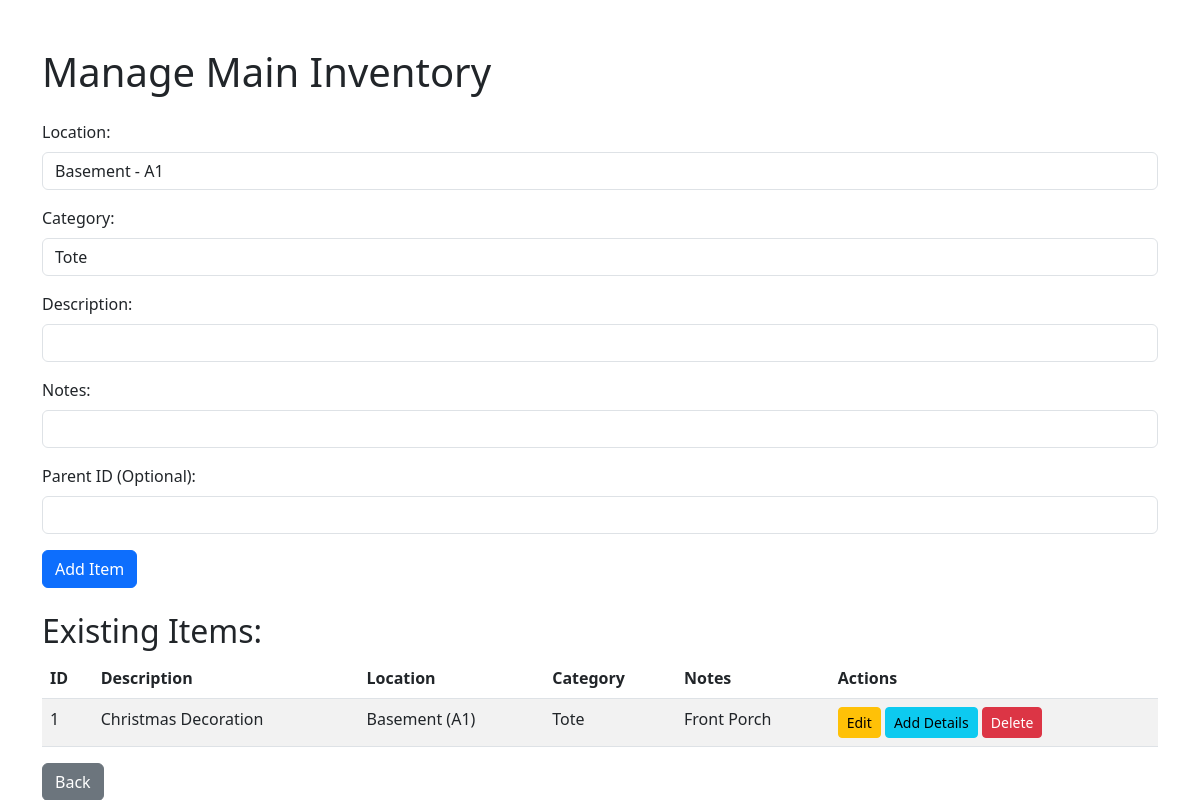
Page /main on the earlier database version.
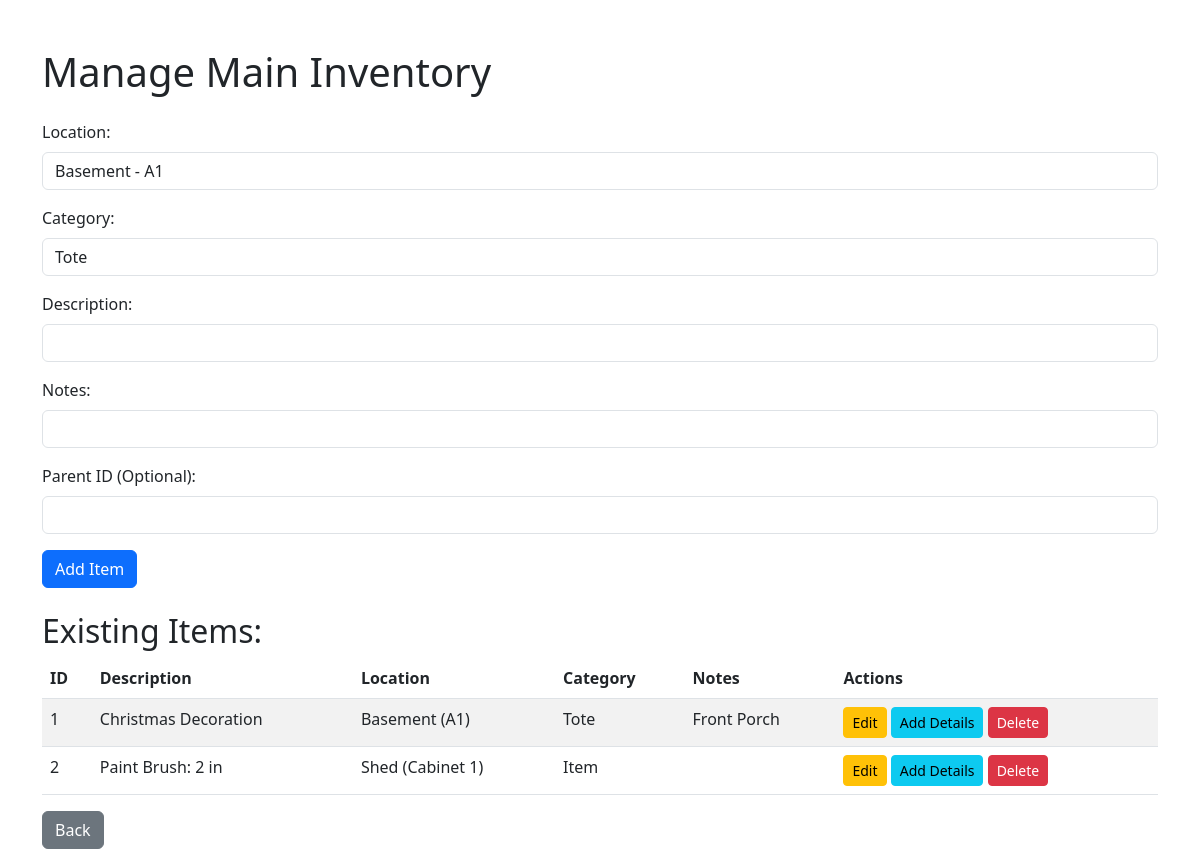
Same page on the later database version.
### tables this page shows
CREATE TABLE tblMain (
    ID INTEGER PRIMARY KEY AUTOINCREMENT,
    LocationID INTEGER,
    CategoryID INTEGER,
    Description TEXT NOT NULL,
    Notes TEXT,
    ParentID INTEGER,
    FOREIGN KEY (LocationID) REFERENCES tblLocations (LocationID),
    FOREIGN KEY (CategoryID) REFERENCES tblCategories (CategoryID),
    FOREIGN KEY (ParentID) REFERENCES tblMain (ID)
);

CREATE TABLE tblCategories (
    CategoryID INTEGER PRIMARY KEY AUTOINCREMENT,
    CategoryName TEXT NOT NULL
);

### app.py (the view, shortened to what this page needs)
@app.route('/main', methods=['GET', 'POST'])
def main():
    conn = db_connection()
    cursor = conn.cursor()
    cursor.execute('''
        SELECT
            tblMain.ID,
            tblMain.Description,
            tblMain.Notes,
            tblLocations.MainLocation || ' (' || tblLocations.Sublocation || ')' AS Location,
            tblCategories.CategoryName
        FROM tblMain
        LEFT JOIN tblLocations ON tblMain.LocationID = tblLocations.LocationID
        LEFT JOIN tblCategories ON tblMain.CategoryID = tblCategories.CategoryID
    ''')
    main_items = cursor.fetchall()
    cursor.execute('SELECT * FROM tblLocations')
    locations = cursor.fetchall()
    cursor.execute('SELECT * FROM tblCategories')
    categories = cursor.fetchall()
    conn.close()
    return render_template('main.html', main_items=main_items, locations=locations, categories=categories)

### app.py (called while the page is built)
def db_connection():
    conn = sqlite3.connect('inventory.db')
    conn.row_factory = sqlite3.Row
    return conn

### templates/main.html (shortened to what this page needs)
<!DOCTYPE html>
<html lang="en">
<head>
    <link href="https://cdn.jsdelivr.net/npm/bootstrap@5.3.0/dist/css/bootstrap.min.css" rel="stylesheet">
</head>
<body class="container mt-5">
    <h1 class="mb-4">Manage Main Inventory</h1>
    <form method="post" class="mb-4">
        <div class="mb-3">
            <label for="location_id" class="form-label">Location:</label>
            <select class="form-control" id="location_id" name="location_id">
                {% for location in locations %}
                    <option value="{{ location.LocationID }}">{{ location.MainLocation }} - {{ location.Sublocation }}</option>
                {% endfor %}
            </select>
        </div>
        <div class="mb-3">
            <label for="category_id" class="form-label">Category:</label>
            <select class="form-control" id="category_id" name="category_id">
                {% for category in categories %}
                    <option value="{{ category.CategoryID }}">{{ category.CategoryName }}</option>
                {% endfor %}
            </select>
        </div>
        <div class="mb-3">
            <label for="description" class="form-label">Description:</label>
            <input type="text" class="form-control" id="description" name="description" required>
        </div>
        <div class="mb-3">
            <label for="notes" class="form-label">Notes:</label>
            <input type="text" class="form-control" id="notes" name="notes">
        </div>
        <div class="mb-3">
            <label for="parent_id" class="form-label">Parent ID (Optional):</label>
            <input type="text" class="form-control" id="parent_id" name="parent_id">
        </div>
        <button type="submit" class="btn btn-primary">Add Item</button>
    </form>
    <h2>Existing Items:</h2>
    <table class="table table-striped">
        <thead>
            <tr>
                <th>ID</th>
                <th>Description</th>
                <th>Location</th>
                <th>Category</th>
                <th>Notes</th>
                <th>Actions</th>
            </tr>
        </thead>
        <tbody>
            {% for item in main_items %}
                <tr>
                    <td>{{ item.ID }}</td>
                    <td>{{ item.Description }}</td>
                    <td>{{ item.Location }}</td>
                    <td>{{ item.CategoryName }}</td>
                    <td>{{ item.Notes }}</td>
                    <td>
                        <a href="/edit_main/{{ item.ID }}" class="btn btn-warning btn-sm">Edit</a>
                        <a href="/add_item_details/{{ item.ID }}" class="btn btn-info btn-sm">Add Details</a>
                        <form method="post" action="/delete_main/{{ item.ID }}" style="display:inline;">
                            <button type="submit" class="btn btn-danger btn-sm" onclick="return confirm('Are you sure?');">Delete</button>
                        </form>
                    </td>
                </tr>
            {% endfor %}
        </tbody>
    </table>
    <a href="/" class="btn btn-secondary">Back</a>
</body>
</html>

Differences in the rows shown:
added tblMain: ID "2", Description "Paint Brush: 2 in", Location "Shed (Cabinet 1)", CategoryName "Item"
